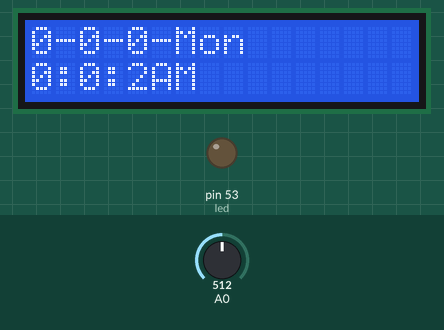
Simulated run of this sketch. Board: Arduino Mega 2560, built with avr-gcc and run on an emulated ATmega2560. On the bench: 16×2 character LCD, output pins drawn as LEDs (lit = HIGH). The test bench sets the inputs (shaded band); at power-on: A0 = 512.

Above: at 1.16 s.
1.7 s: A0 set to 105
At 4.1 s:
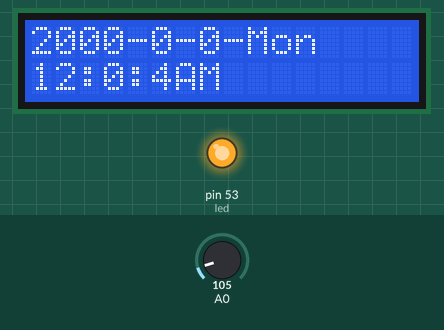
4.3 s: A0 set to 88
At 5.1 s:
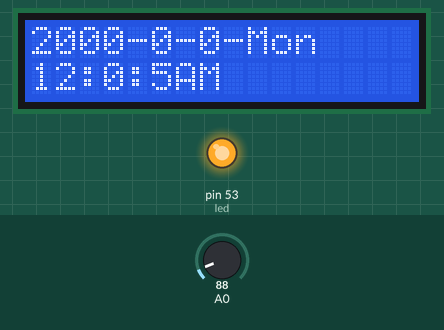
Timing chart, 0 to 7.3 s (numbered marks = the images above; inputs shaded):
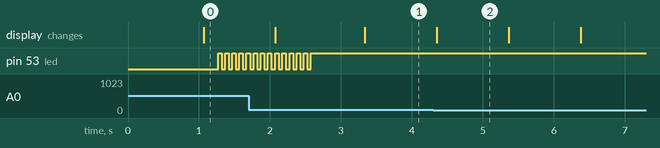

The sketch:

For_zheng.ino
```cpp
#include <LiquidCrystal.h>
const int rs = 12, en = 11, d4 = 5, d5 = 4, d6 = 3, d7 = 2;
LiquidCrystal lcd(rs, en, d4, d5, d6, d7);

int timeWidth = 0;
int dataOut = 0;
int lostData = 0;
int flag = 0;
int temp = 0;
int P0 = 0;
int P1 = 0;
int P2 = 0;
int P3 = 0;
int P4 = 0;
int BPChour = 0;
int BPCminuate = 0;
int BPCsecond = 0;
int BPCweek = 0;
int BPCday = 0;
int BPCmonth = 0;
int BPCyear = 0;
int BPCArray[19] = {0, 0, 0, 0, 0, 0, 0, 0, 0, 0, 0, 0, 0, 0, 0, 0, 0, 0, 0,};
int led = 53;
int ledbling = 0;
int ledshine = 0;
void runtime(int TT, int hourT) {
  BPCsecond = (millis() / 1000 + 1) % TT;
  //Serial.print(BPCsecond);
  if (BPCsecond == 0) {
    BPCminuate++;
  }
  if (BPCminuate == TT) {
    BPChour++;
    BPCminuate == 0;
  }
  if (BPChour == hourT) {
    BPCday++;
    BPChour = 0;
  }
  //没写完自己加


}

void receivebpc() {
  int value = analogRead(A0);
  //高低电平你自己判断
  if (value < 100) {
    timeWidth++;
    lostData = 0;
  }
  else {
    if (timeWidth != 0) {
    dataOut = timeWidth - 1;
    BPCArray[flag] = dataOut;
    flag++;
    timeWidth = 0;
    }
    //BPCArray[18] = dataOut;
    lostData++;
  }
}

void decoding() {
  P1 = BPCArray[0];
  P2 = BPCArray[1];
  P3 = BPCArray[9];
  P4 = BPCArray[18];

  if (BPCArray[0] * 20 + 20 == 60) {
    //BPCsecond = 0;
    BPCminuate = BPCArray[4] * 16 + BPCArray[5] * 4 + BPCArray[6] + 1;
  }
  else {
    //BPCsecond = BPCArray[0] * 20 + 20;
    BPCminuate = BPCArray[4] * 16 + BPCArray[5] * 4 + BPCArray[6];
  }
  if (BPCminuate == 60) {
    BPChour = BPCArray[2] * 4 + BPCArray[3] + 1;
    BPCminuate = 0;
  }
  else {
    BPChour = BPCArray[2] * 4 + BPCArray[3];
  }
  if (BPChour == 0) { //noon 12
    BPChour = 12;
  }
  BPCweek = BPCArray[7] * 4 + BPCArray[8];
  BPCday = BPCArray[10] * 16 + BPCArray[11] * 4 + BPCArray[12];
  BPCmonth = BPCArray[13] * 4 + BPCArray[14];
  BPCyear = 2000 + BPCArray[15] * 16 + BPCArray[16] * 4 + BPCArray[17];
}

void printTime() {
  //打印函数自己加
  lcd.clear();
  lcd.print(BPCyear);
  lcd.print("-");


  lcd.print(BPCmonth);
  lcd.print("-");


  lcd.print(BPCday);
  lcd.print("-");

  switch (BPCweek) {
    case 1: lcd.print("Mon"); break;
    case 2: lcd.print("Tue"); break;
    case 3: lcd.print("Wed"); break;
    case 4: lcd.print("Thu"); break;
    case 5: lcd.print("Fri"); break;
    case 6: lcd.print("Sta"); break;
    case 7: lcd.print("Sun"); break;
    default: lcd.print("Mon");
  }

  lcd.setCursor(0, 1);
  lcd.print(BPChour);
  lcd.print(":");

  lcd.print(BPCminuate);

  lcd.print(":");

  lcd.print(BPCsecond);

  if (P3 > 1) {
    lcd.print("PM");
  }
  else {
    lcd.print("AM");
  }
}
void setup() {
  // put your setup code here, to run once:
  Serial.begin(9600);
  lcd.begin(16, 2);
  pinMode(led, OUTPUT);
}

void loop() {
  // put your main code here, to run repeatedly:
  int i, j;

  for (i = 0; i < 10; i++) {
    receivebpc();
    if (lostData > 12) {
      //建议不解码second
      ledshine++;
      ledbling = 1;
      if(ledshine<=2){
        decoding();
      }
      flag = 0;
      lostData = 0;
    }//if(lostData>12)
    //每秒打印
    if (ledbling == 1) {
      if (ledshine<2){
      digitalWrite(led, HIGH);
      delay(50);
      digitalWrite(led, LOW);
      delay(50);
      }
      else{
        digitalWrite(led, HIGH);
        delay(50);
      }
    }
    else {
      digitalWrite(led, LOW);
      delay(100);
    }
  }//for (i=0;i<10;i++)
  runtime(60, 24);
  printTime();
}//loop()
```

Measured:
- by itself, pin 53 (led): alternates HIGH for 0.05 s and LOW for 0.05 s, 18 changes in all, then stays HIGH
- what the display in image 2 shows lasts 1.0 s, from 4.4 s to 5.4 s
